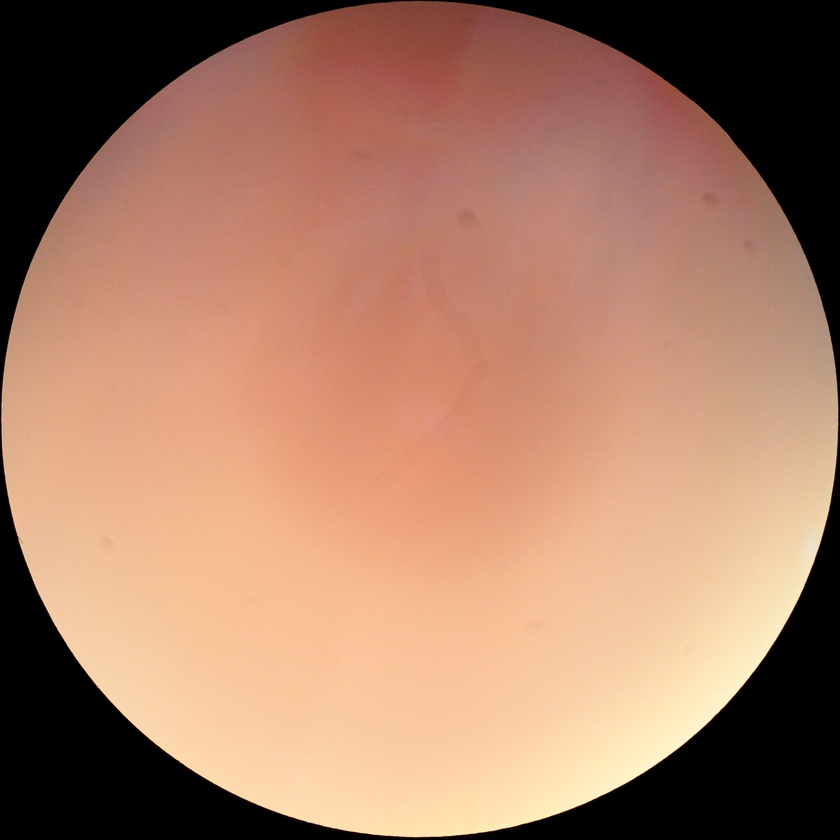
#> input picture data/blurred/021_F1_2755.JPG, 840 x 840 px, shrunk from 2444 x 2444 before the run; its folder holds only this picture in this run
$ jupyter execute --allow-errors focus.ipynb   (older library calls are emulated)
#> lines starting #> are read from the running program, lines starting #| are printed output that depends on the picture
[cell 1]
import cv2
import glob
import os
from matplotlib import pyplot as plt

## Focus assesment algorithm

[cell 2]
def sobel_gradmap(img):
    grad_x = cv2.Sobel(img, cv2.CV_16S, 1, 0)
    grad_y = cv2.Sobel(img, cv2.CV_16S, 0, 1)
    abs_grad_x = cv2.convertScaleAbs(grad_x)
    abs_grad_y = cv2.convertScaleAbs(grad_y)
    grad = cv2.addWeighted(abs_grad_x, 0.5, abs_grad_y, 0.5, 0)
    return grad

def features_focus(img_path):
#> called with img_path = 'data/blurred/021_F1_2755.JPG'
    img = cv2.imread(img_path)
#> img is the input picture: shape (840, 840, 3); mean B, G, R 101.9, 124.8, 167.9
    rows,cols,_ = img.shape
    img_gs = cv2.cvtColor(img, cv2.COLOR_BGR2GRAY) # convert to grayscale
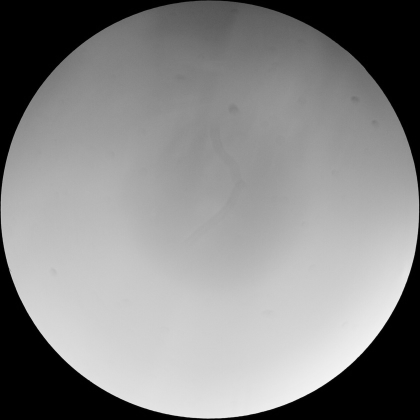
#> img_gs: shape (840, 840) (shown at 1/2 size); min 0, max 249, mean 135.1
    O = sobel_gradmap(img_gs)
#> in sobel_gradmap, `grad_x = cv2.Sobel(img, cv2.CV_16S, 1, 0)`:
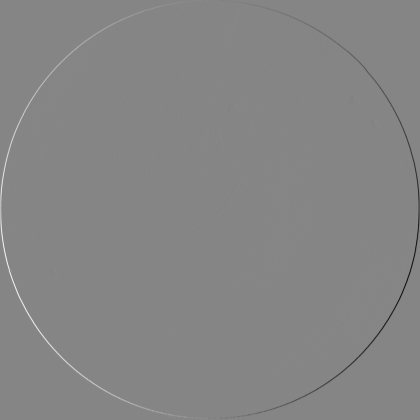
#> grad_x: shape (840, 840) int16 (shown at 1/2 size); min -896, max 816, mean 0; drawn with min black and max white
#> in sobel_gradmap, `grad_y = cv2.Sobel(img, cv2.CV_16S, 0, 1)`:
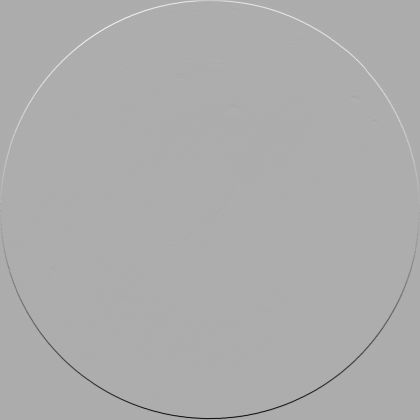
#> grad_y: shape (840, 840) int16 (shown at 1/2 size); min -938, max 446, mean 0; drawn with min black and max white
#> in sobel_gradmap, `abs_grad_x = cv2.convertScaleAbs(grad_x)`:
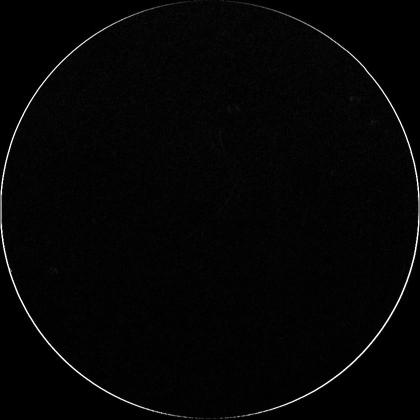
#> abs_grad_x: shape (840, 840) (shown at 1/2 size); min 0, max 255, mean 4.8
    img_lp_3 = cv2.blur(img_gs,(3,3))
    L1 = sobel_gradmap(img_lp_3)
    img_lp_5 = cv2.blur(img_gs,(5,5))
    L2 = sobel_gradmap(img_lp_5)
#> in sobel_gradmap (call 3), `abs_grad_y = cv2.convertScaleAbs(grad_y)`:
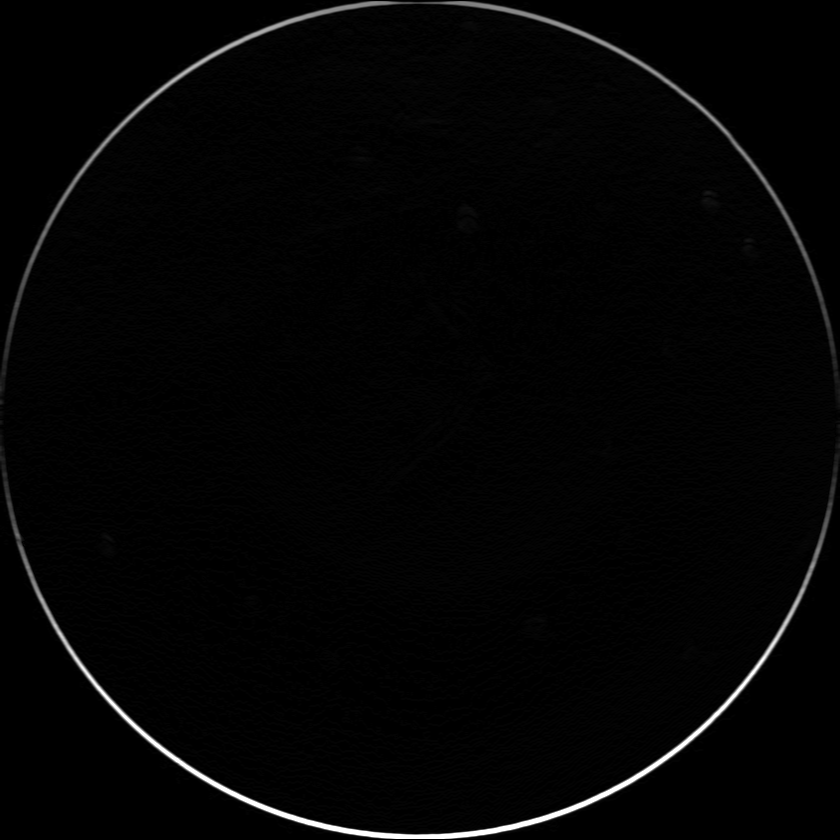
#> abs_grad_y: shape (840, 840); min 0, max 255, mean 4.1
    # Compute focus measures
    FM1 = cv2.sumElems(O)[0]/(rows*cols)
#> FM1 = 4.83
    FM2 = FM1 - cv2.sumElems(L1)[0]/(rows*cols)
#> FM2 = 0.737
    FM3 = cv2.sumElems(L1)[0]/(rows*cols) - cv2.sumElems(L2)[0]/(rows*cols)
#> FM3 = 0.1
    return img_gs, img_lp_3, img_lp_5, FM1, FM2, FM3

The show_res_focus function shows different stages and metrics of one image.

[cell 3]
def show_res_focus(img_path):
    im1, im2, im3, fm1, fm2, fm3 = features_focus(img_path)
    im1 = cv2.cvtColor(im1, cv2.COLOR_GRAY2RGB)
    im2 = cv2.cvtColor(im2, cv2.COLOR_GRAY2RGB)
    im3 = cv2.cvtColor(im3, cv2.COLOR_GRAY2RGB)
    fig = plt.figure(figsize=(12, 10))
    fig.add_subplot(1, 3, 1)
    plt.imshow(im1)
    plt.axis('off')
    plt.title("Původní obraz")
    fig.add_subplot(1, 3, 2)
    plt.imshow(im2)
    plt.axis('off')
    plt.title("Dolní propust (jádro 3x3)")
    fig.add_subplot(1, 3, 3)
    plt.imshow(im3)
    plt.axis('off')
    plt.title("Dolní propust (jádro 5x5)")
    print("FM1: {:.2f}".format(fm1))
    print("FM2: {:.2f}".format(fm2))
    print("FM3: {:.2f}".format(fm3))

#### Finding the threshold

[cell 4]
print('Blurred values: ')
print('FM1 ; FM2 ; FM3')
for img_path in glob.iglob(f'data/blurred/*.JPG'):
    _,_,_,f1,f2,f3 = features_focus(img_path)
#> f1 = 4.83; f2 = 0.737; f3 = 0.1
    print("{:.2f}; {:.2f}; {:.2f}".format(f1, f2, f3))
#| 4.83; 0.74; 0.10

print('\nFocused values: ')
print('FM1 ; FM2 ; FM3')
for img_path in glob.iglob(f'data/focused/*.JPG'):
    _,_,_,f1,f2,f3 = features_focus(img_path)
    print("{:.2f}; {:.2f}; {:.2f}".format(f1, f2, f3))

$ run again, on data/blurred/033_F1_2925.JPG
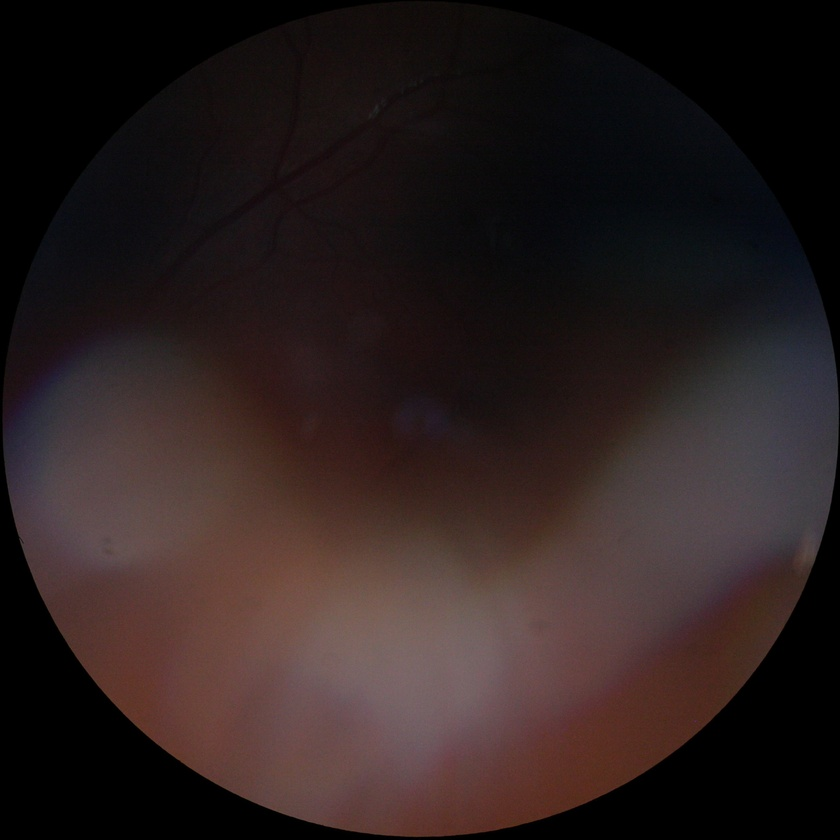
#> input picture data/blurred/033_F1_2925.JPG, 840 x 840 px, shrunk from 2444 x 2444 before the run
#> in features_focus, img is the input picture: shape (840, 840, 3); mean B, G, R 30.9, 31.5, 43.2
#> in sobel_gradmap, `grad_y = cv2.Sobel(img, cv2.CV_16S, 0, 1)`:
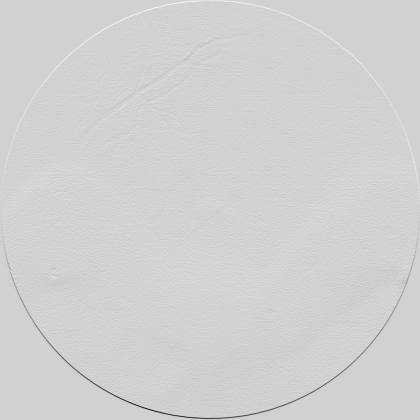
#> grad_y: shape (840, 840) int16 (shown at 1/2 size); min -316, max 69, mean 0; drawn with min black and max white
#> in sobel_gradmap, `abs_grad_x = cv2.convertScaleAbs(grad_x)`:
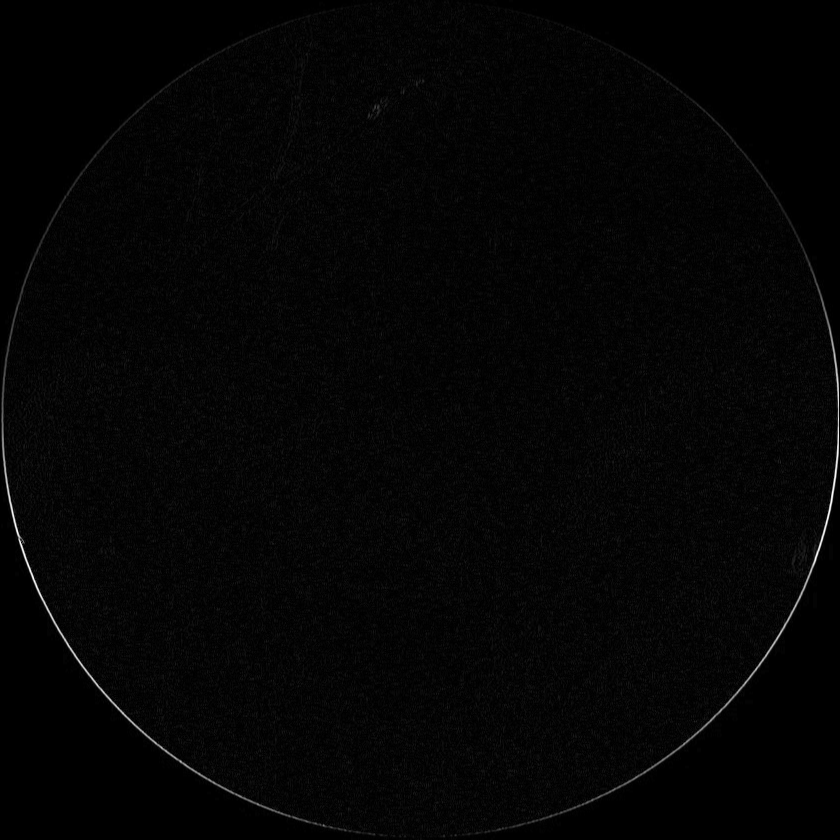
#> abs_grad_x: shape (840, 840); min 0, max 255, mean 4.5
#> FM1 = 4.59
#> FM2 = 1.9
#> FM3 = 0.722
#> f1 = 4.59; f2 = 1.9; f3 = 0.722
#| 4.59; 1.90; 0.72

$ run again, on data/blurred/038_F3_2980.JPG
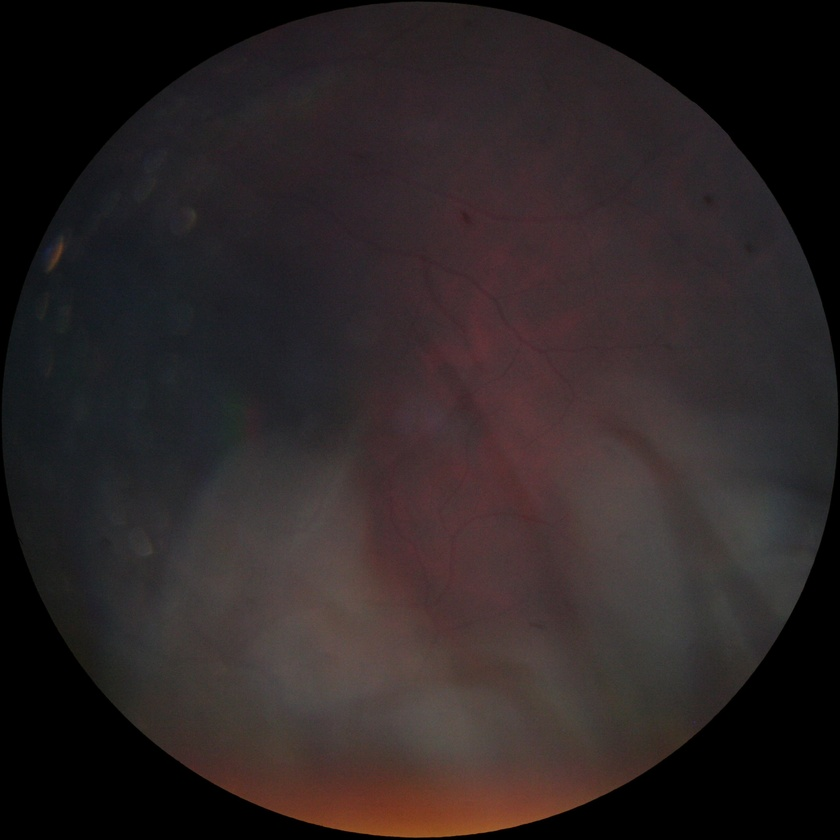
#> input picture data/blurred/038_F3_2980.JPG, 840 x 840 px, shrunk from 2444 x 2444 before the run
#> in features_focus, img is the input picture: shape (840, 840, 3); mean B, G, R 36.6, 36.2, 44.2
#> in sobel_gradmap, `grad_y = cv2.Sobel(img, cv2.CV_16S, 0, 1)`:
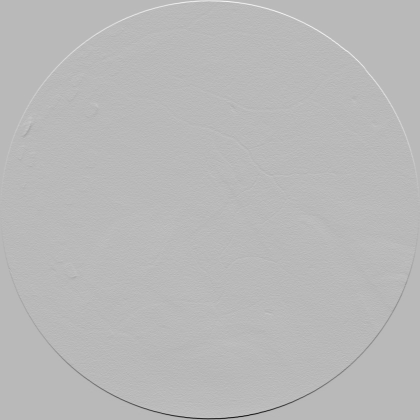
#> grad_y: shape (840, 840) int16 (shown at 1/2 size); min -423, max 159, mean 0; drawn with min black and max white
#> in sobel_gradmap, `abs_grad_x = cv2.convertScaleAbs(grad_x)`:
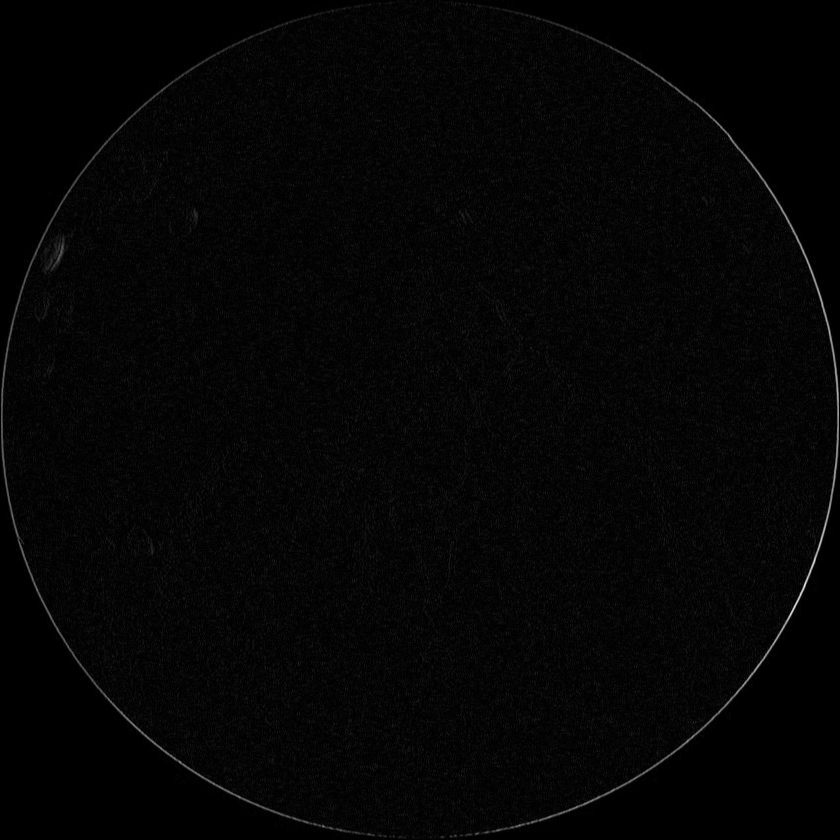
#> abs_grad_x: shape (840, 840); min 0, max 237, mean 4.9
#> FM1 = 4.96
#> FM2 = 2.03
#> FM3 = 0.799
#> f1 = 4.96; f2 = 2.03; f3 = 0.799
#| 4.96; 2.03; 0.80
